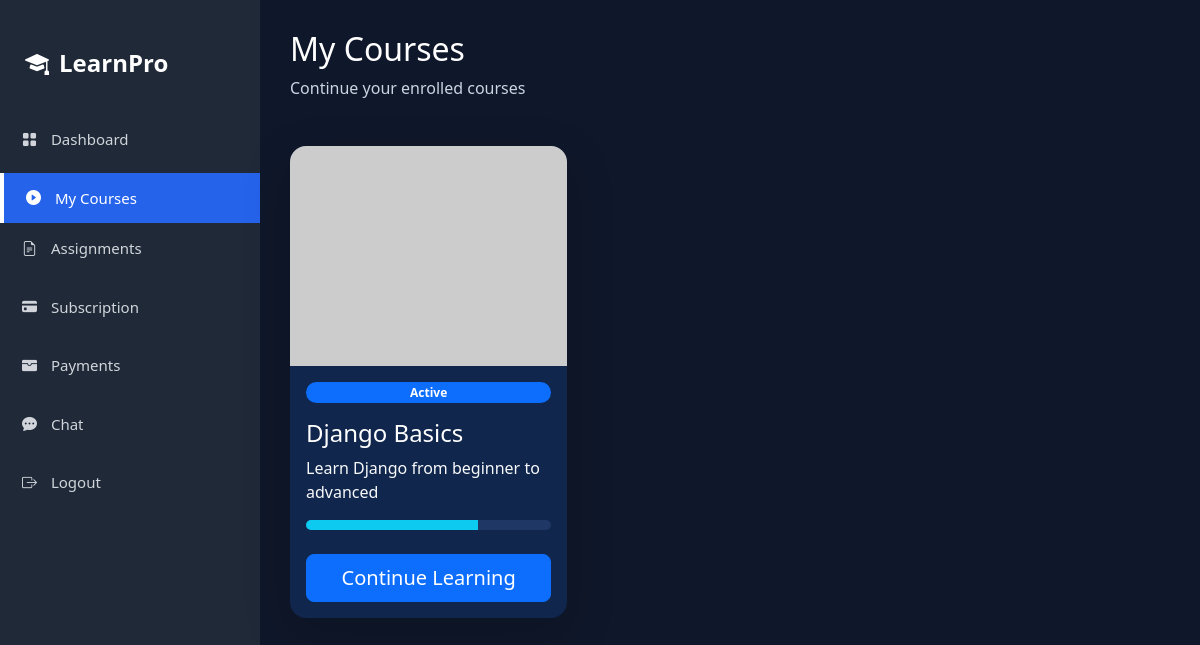
The app's page /user/courses/ (signed in) with its own data.
### courses/models.py (models this page shows, shortened)
class Enrollment(models.Model):
    user = models.ForeignKey(
        settings.AUTH_USER_MODEL,
        on_delete=models.CASCADE,
        limit_choices_to={"role": "student"},
    )
    course = models.ForeignKey(
        Course,
        on_delete=models.CASCADE
    )
    enrolled_on = models.DateTimeField(auto_now_add=True)
    class Meta:
        unique_together = ("user", "course")

class Course(models.Model):
    STATUS_CHOICES = (
        ("active", "Active"),
        ("inactive", "Inactive"),
    )
    title = models.CharField(max_length=200)
    description = models.TextField()
    price = models.DecimalField(
        max_digits=10,
        decimal_places=2,
        default=0.00
    )
    is_premium = models.BooleanField(
        default=False
    )
    instructor_commission = models.DecimalField(
        max_digits=5,
        decimal_places=2,
        default=0.00
    )
    instructor = models.ForeignKey(
        settings.AUTH_USER_MODEL,
        on_delete=models.CASCADE,
        limit_choices_to={"role": "instructor"},
    )
    status = models.CharField(
        max_length=20,
        choices=STATUS_CHOICES,
        default="active"
    )
    created_at = models.DateTimeField(auto_now_add=True)

### dashboard/user_views.py (the view)
@login_required
def my_courses(request):
    enrollments = (
        Enrollment.objects
        .filter(user=request.user)
        .select_related("course")
    )
    context = {
        "enrollments": enrollments,
    }
    return render(
        request,
        "user/courses.html",
        context,
    )

### templates/user/courses.html (shortened to what this page needs)
{% extends "user/user_base.html" %}
{% block content %}
<div class="topbar">
    <div>
        <h2>My Courses</h2>
        <p>Continue your enrolled courses</p>
    </div>
</div>
<div class="row g-4">
{% for enrollment in enrollments %}
<div class="col-lg-4 col-md-6">
    <div class="card border-0 shadow-lg rounded-4 overflow-hidden h-100"
         style="background:#10264D;">
        <img
            src="https://picsum.photos/600/350?random={{ enrollment.course.id }}"
            class="card-img-top"
            style="height:220px;object-fit:cover;">
        <div class="card-body d-flex flex-column">
            <span class="badge bg-primary rounded-pill mb-3">
                {{ enrollment.course.status|title }}
            </span>
            <h4 class="text-white">
                {{ enrollment.course.title }}
            </h4>
            <p class="text-light flex-grow-1">
                {{ enrollment.course.description|truncatewords:12 }}
            </p>
            <div class="progress mb-4"
                 style="height:10px;background:#1F3765;">
                <div class="progress-bar bg-info"
                     style="width:70%;">
                </div>
            </div>
            <a
    href="{% url 'course_details' enrollment.course.id %}"
    class="btn btn-primary btn-lg w-100 rounded-3">
    Continue Learning
</a>
        </div>
    </div>
</div>
{% empty %}
<div class="col-12">
    <div class="alert alert-info">
        You have not enrolled in any courses.
    </div>
</div>
{% endfor %}
</div>
{% endblock %}

### static/css/user_dashboard.css (style rules this page uses)
body { margin:0; padding:0; background:#eef2f7; font-family:'Segoe UI',sans-serif; }
.topbar { display:flex; justify-content:space-between; align-items:center; margin-bottom:30px; }
.topbar h2 { color:#ffffff; }
.topbar p { color:#cbd5e1; }

### records on screen
Enrollment: course.status "Active", course "Django Basics", course.description "Learn Django from beginner to advanced"
